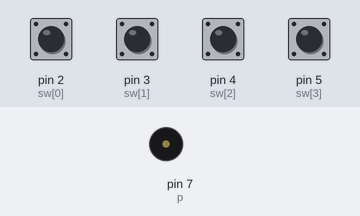
Bench run of a sketch on a simulated Arduino Uno, built with avr-gcc and run on an emulated ATmega328P. Parts: buzzer (waves = sounding). Inputs (shaded band) come from the test bench; at power-on: pin 2 (sw[0]), pin 3 (sw[1]), pin 4 (sw[2]), pin 5 (sw[3]) LOW.

Above: at 1.2 s.
1.3 s: pin 2 (sw[0]) pulled HIGH for 0.15 s
At 1.37 s:
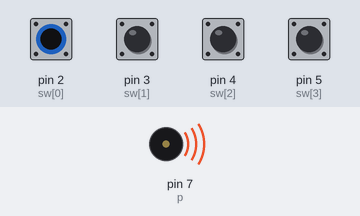
Timing chart, 0 to 4.3 s (numbered marks = the images above; inputs shaded):
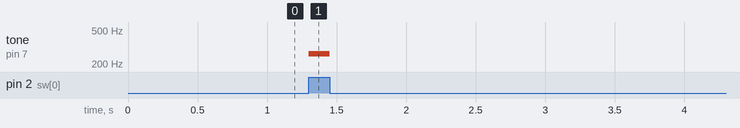

The sketch:

ex5.ino
```cpp
int p = 7; // 변수 선언
int sw[4] = {2,3,4,5}; // 배열 선언
int freq[4] = {262, 294, 330, 349}; // 배열 선언 (도, 레, 미, 파)
int val = 0; // 변수 선언
void setup() {
    pinMode(p, OUTPUT); // p=7번 핀 디지털 출력모드로 지정
    for(int k=0; k<4; k++){
      pinMode(sw[k], INPUT); // sw[k]번 핀 디지털입력모드로 지정
    }
}

void loop() {
    for(int k=0; k<4; k++) {
      val = digitalRead(sw[k]);
      if(val) { // k번째 스위치가 눌렸는지 체크
        tone(p, freq[k]); // k번째 주파수 출력
        while (digitalRead(sw[k])); // 스위치가 게속 눌리는지 체크
        noTone(p); // 소리 끄기
      }
    }
}
```

Measured:
- after the input at 1.3 s, tone on pin 7 (p): silent → 262 Hz at once, → silent 0.15 s later
